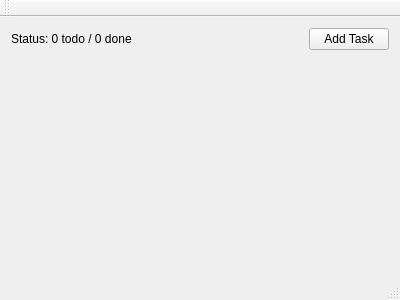
<?xml version="1.0" encoding="UTF-8"?>
<ui version="4.0">
 <class>MainWindow</class>
 <widget class="QMainWindow" name="MainWindow">
  <property name="geometry">
   <rect>
    <x>0</x>
    <y>0</y>
    <width>400</width>
    <height>300</height>
   </rect>
  </property>
  <property name="windowTitle">
   <string>Todo</string>
  </property>
  <widget class="QWidget" name="centralWidget">
   <layout class="QVBoxLayout" name="verticalLayout">
    <item>
     <layout class="QHBoxLayout" name="toolbarLayout">
      <item>
       <widget class="QLabel" name="statusLabel">
        <property name="text">
         <string>Status: 0 todo / 0 done</string>
        </property>
       </widget>
      </item>
      <item>
       <spacer name="horizontalSpacer">
        <property name="orientation">
         <enum>Qt::Horizontal</enum>
        </property>
        <property name="sizeHint" stdset="0">
         <size>
          <width>40</width>
          <height>20</height>
         </size>
        </property>
       </spacer>
      </item>
      <item>
       <widget class="QPushButton" name="addTaskButton">
        <property name="text">
         <string>Add Task</string>
        </property>
       </widget>
      </item>
     </layout>
    </item>
    <item>
     <layout class="QVBoxLayout" name="tasksLayout"/>
    </item>
    <item>
     <spacer name="verticalSpacer">
      <property name="orientation">
       <enum>Qt::Vertical</enum>
      </property>
      <property name="sizeHint" stdset="0">
       <size>
        <width>20</width>
        <height>40</height>
       </size>
      </property>
     </spacer>
    </item>
   </layout>
  </widget>
  <widget class="QMenuBar" name="menuBar">
   <property name="geometry">
    <rect>
     <x>0</x>
     <y>0</y>
     <width>400</width>
     <height>22</height>
    </rect>
   </property>
  </widget>
  <widget class="QToolBar" name="mainToolBar">
   <attribute name="toolBarArea">
    <enum>TopToolBarArea</enum>
   </attribute>
   <attribute name="toolBarBreak">
    <bool>false</bool>
   </attribute>
  </widget>
  <widget class="QStatusBar" name="statusBar"/>
 </widget>
 <layoutdefault spacing="6" margin="11"/>
 <resources/>
 <connections/>
</ui>
